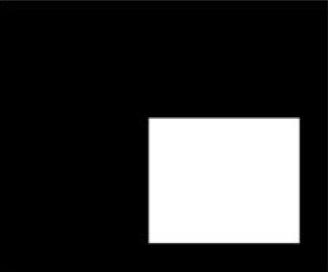
%> input picture Lecciones/Leccion19 24-06-2020/imagen2.jpg, 328 x 272 px
$ octave ejemplo1.m   (GNU Octave 9; MATLAB toolbox functions it lacks are replaced by stand-ins)
%> lines starting %> are read from the running program, lines starting %| are printed output that depends on the picture; in (x1, y1, x2, y2) boxes, pixels count from 0 and x2, y2 are one past the last pixel; in counts of white or black regions, pixels touching at a corner belong together; the program's own positions count from 1
### Lecciones/Leccion20 26-06-2020/binaria.m
function Y = binaria(X)
  [m,n] = size(X);
  Y = zeros(m,n);
  for i = 1:m
    for j = 1:n
      if X(i,j) >= 0.5
        Y(i,j) = 1;
      endif
    endfor
  endfor
endfunction

### Lecciones/Leccion19 24-06-2020/ejemplo1.m
clc; clear; close all;
pkg load image;

A = imread('imagen2.jpg');
%> A is the input picture: size 272x328 uint8; min 0, max 255, mean 54.2
A = im2double(A);
%> A: size 272x328 double
A = binaria(A);
%> after the loop in binaria, `for i = 1:m`:
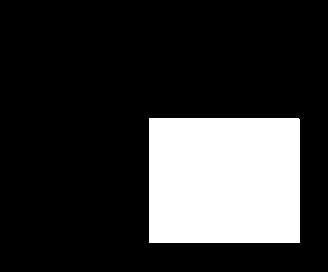
%> Y: size 272x328 double; values 0 (black) and 1 (white), 21.2% white; 1 white region, box (x1, y1, x2, y2) and area: (149, 118, 300, 243) 18874
subplot(2,3,1);
imshow(A);
title('Imagen A');

B = imread('imagen3.jpg');
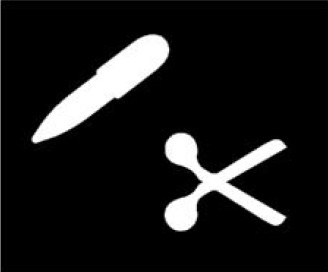
%> input picture Lecciones/Leccion19 24-06-2020/imagen3.jpg, 328 x 272 px
%> B is the input picture: size 272x328x3 uint8; min 0, max 255, mean 26.5
B = im2double(B);
%> B: size 272x328x3 double
B = binaria(B);
%> after the loop in binaria (call 2), `for i = 1:m`:
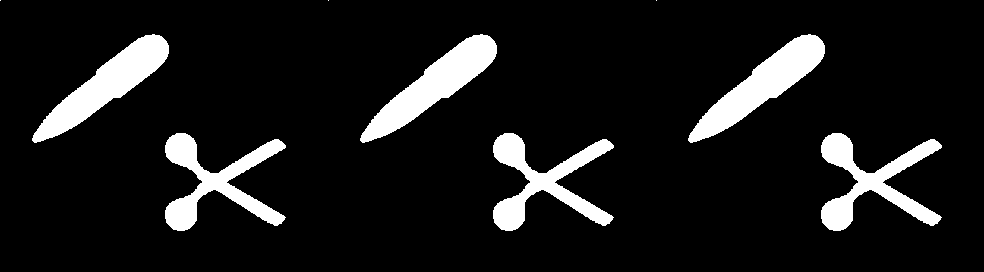
%> Y: size 272x984 double; values 0 (black) and 1 (white), 10.2% white; 9 white regions (3 under 20 px), largest, box (x1, y1, x2, y2) and area: (32, 34, 169, 143) 4770, (360, 34, 497, 143) 4770, (688, 34, 825, 143) 4770, (165, 133, 286, 231) 4307, (493, 133, 614, 231) 4307, (821, 133, 942, 231) 4307
subplot(2,3,2);
imshow(B);
title('Imagen B')

subplot(2,3,3);
imshow(A&B);
%> (this line was passed over: imshow is not available in this run)
title('A \cap B');

subplot(2,3,4);
imshow(A|B);
%> (this line was passed over: imshow is not available in this run)
title('A \cup B');

subplot(2,3,5);
imshow(~A);
title('A^c');

subplot(2,3,6);
imshow(A|~B);
%> (this line was passed over: imshow is not available in this run)
title('A-B');
